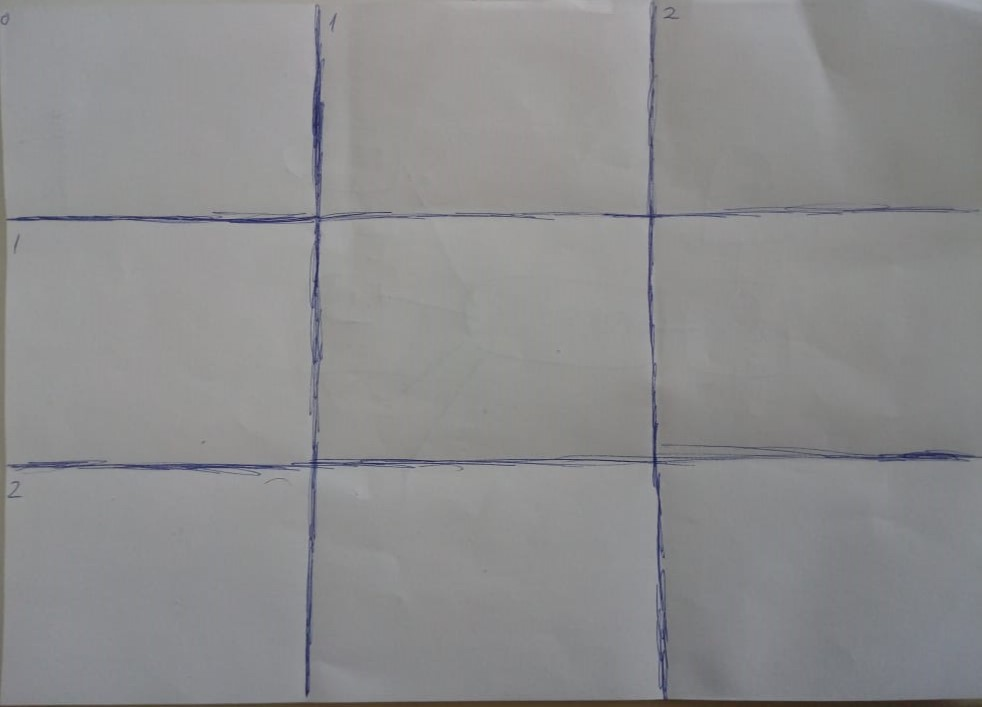
#> input picture visao/resources/imagens/teste_tabuleiro/tabuleiro.jpg, 982 x 707 px
$ python teste_tabuleiro.py
#> lines starting #> are read from the running program, lines starting #| are printed output that depends on the picture
import cv2

imagem = cv2.imread('../resources/imagens/teste_tabuleiro/tabuleiro.jpg')
#> imagem is the input picture: shape (707, 982, 3); mean B, G, R 141.2, 140.3, 140.4
largura, altura = imagem.shape[:2]
#> largura = 707; altura = 982
largura_div = largura / 3
#> largura_div = 235.7
altura_div = altura / 3
#> altura_div = 327.3
lista_partes = []
for x in range(3):
    x_parte = largura_div * x
    for y in range(3):
        y_parte = altura_div * y
        lista_partes.append([x_parte, y_parte])

for c in range(9):
    x_ini = int(lista_partes[c][0])
    x_end = int(x_ini + largura_div)
    y_ini = int(lista_partes[c][1])
    y_end = int(y_ini + largura_div)
    parte = imagem[x_ini:x_end, y_ini:y_end]

    cv2.imshow('Parte {}'.format(c), parte)
    cv2.imwrite('../resources/imagens/teste_tabuleiro/parte_{}.jpg'.format(c), parte)
    cv2.waitKey(0)
    cv2.destroyAllWindows()
#> this loop made 9 passes
#> pass 1, `parte = imagem[x_ini:x_end, y_ini:y_end]`:
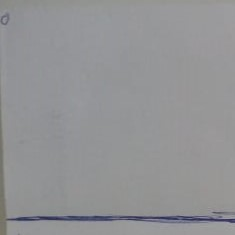
#> parte: shape (235, 235, 3); mean B, G, R 149.3, 147.4, 146.9
#> pass 2, `parte = imagem[x_ini:x_end, y_ini:y_end]`:
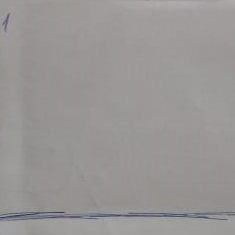
#> parte: shape (235, 235, 3); mean B, G, R 148.9, 150.3, 152.7
#> pass 3, `parte = imagem[x_ini:x_end, y_ini:y_end]`:
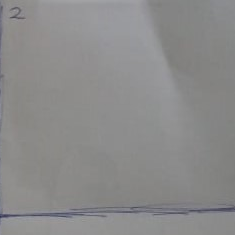
#> parte: shape (235, 235, 3); mean B, G, R 138.7, 138.8, 139.2

$ run again, with visao/resources/imagens/teste_tabuleiro/parte_4.jpg copied over visao/resources/imagens/teste_tabuleiro/tabuleiro.jpg
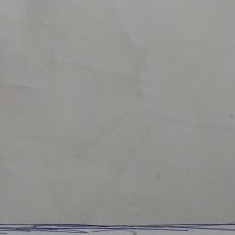
#> input picture visao/resources/imagens/teste_tabuleiro/parte_4.jpg, 235 x 235 px
#> imagem is the input picture: shape (235, 235, 3); mean B, G, R 144.4, 146.4, 146.5
#> the loop `for c in range(9):` made 9 passes
#> pass 1, `parte = imagem[x_ini:x_end, y_ini:y_end]`:
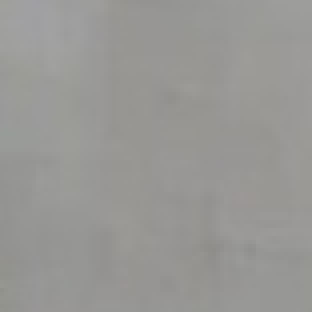
#> parte: shape (78, 78, 3) (shown 4 times larger); mean B, G, R 149.1, 151.7, 152.2

$ run again, with visao/resources/imagens/teste_tabuleiro/parte_5.jpg copied over visao/resources/imagens/teste_tabuleiro/tabuleiro.jpg
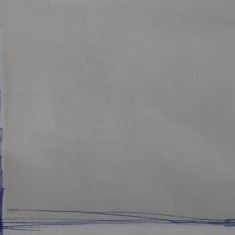
#> input picture visao/resources/imagens/teste_tabuleiro/parte_5.jpg, 235 x 235 px
#> imagem is the input picture: shape (235, 235, 3); mean B, G, R 135, 135.6, 135.8
#> the loop `for c in range(9):` made 9 passes
#> pass 1, `parte = imagem[x_ini:x_end, y_ini:y_end]`:
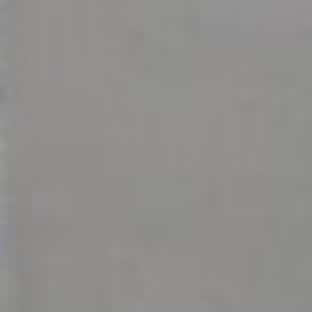
#> parte: shape (78, 78, 3) (shown 4 times larger); mean B, G, R 141.3, 143.1, 143.8
